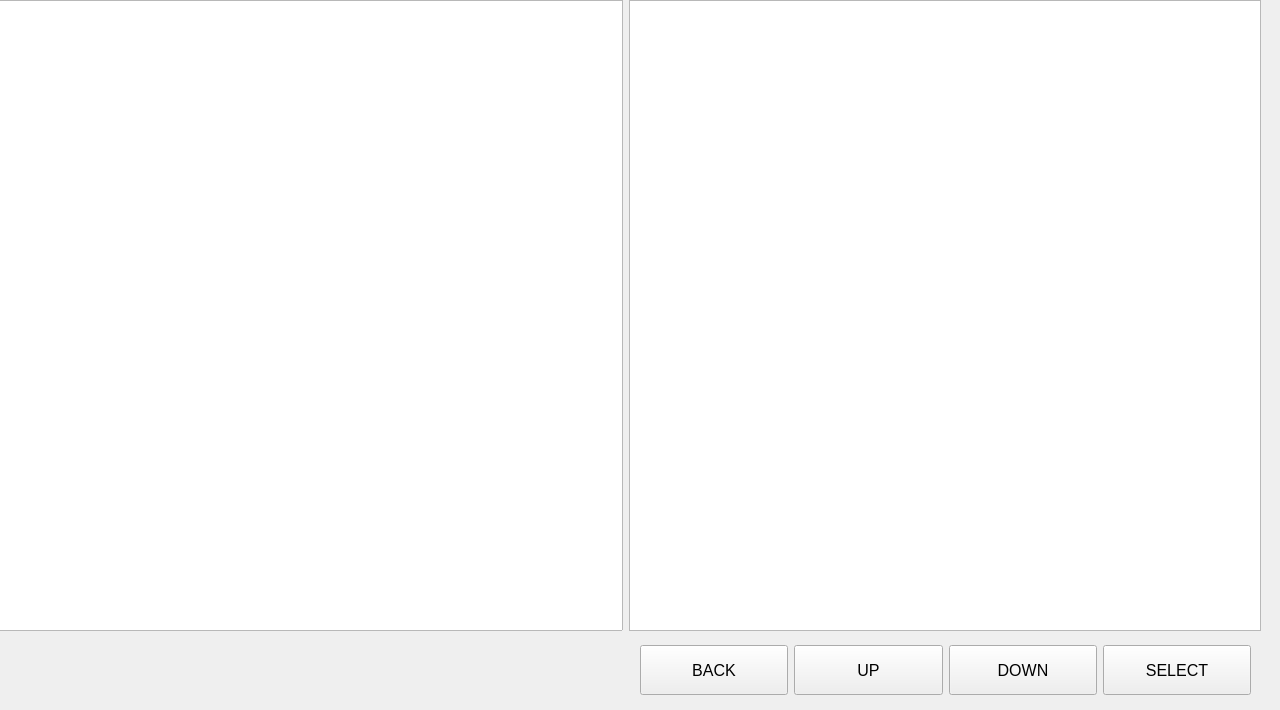
      <widget class="QWidget" name="tab_2">
       <attribute name="title">
        <string>EDIT</string>
       </attribute>
       <widget class="QWidget" name="horizontalLayoutWidget">
        <property name="geometry">
         <rect>
          <x>-10</x>
          <y>0</y>
          <width>1271</width>
          <height>631</height>
         </rect>
        </property>
        <layout class="QHBoxLayout" name="horizontalLayout">
         <item>
          <widget class="GcodeTextEdit" name="gcodetextedit">
           <property name="cursorWidth">
            <number>5</number>
           </property>
           <property name="syntaxHighlighting" stdset="0">
            <bool>true</bool>
           </property>
          </widget>
         </item>
         <item>
          <widget class="FileSystemTable" name="filesystemtable">
           <property name="font">
            <font>
             <family>DejaVu Sans</family>
             <pointsize>12</pointsize>
            </font>
           </property>
           <property name="lineWidth">
            <number>1</number>
           </property>
           <property name="fixedNameColumn" stdset="0">
            <bool>false</bool>
           </property>
           <property name="nameColumnsWidth" stdset="0">
            <number>0</number>
           </property>
           <attribute name="horizontalHeaderVisible">
            <bool>true</bool>
           </attribute>
           <attribute name="horizontalHeaderCascadingSectionResizes">
            <bool>false</bool>
           </attribute>
           <attribute name="horizontalHeaderMinimumSectionSize">
            <number>50</number>
           </attribute>
           <attribute name="horizontalHeaderDefaultSectionSize">
            <number>140</number>
           </attribute>
           <attribute name="horizontalHeaderShowSortIndicator" stdset="0">
            <bool>true</bool>
           </attribute>
           <attribute name="horizontalHeaderStretchLastSection">
            <bool>true</bool>
           </attribute>
           <attribute name="verticalHeaderVisible">
            <bool>false</bool>
           </attribute>
           <attribute name="verticalHeaderCascadingSectionResizes">
            <bool>false</bool>
           </attribute>
           <attribute name="verticalHeaderMinimumSectionSize">
            <number>30</number>
           </attribute>
           <attribute name="verticalHeaderDefaultSectionSize">
            <number>35</number>
           </attribute>
           <attribute name="verticalHeaderShowSortIndicator" stdset="0">
            <bool>false</bool>
           </attribute>
           <attribute name="verticalHeaderStretchLastSection">
            <bool>false</bool>
           </attribute>
          </widget>
         </item>
        </layout>
       </widget>
       <widget class="QWidget" name="horizontalLayoutWidget_2">
        <property name="geometry">
         <rect>
          <x>640</x>
          <y>640</y>
          <width>611</width>
          <height>61</height>
         </rect>
        </property>
        <layout class="QHBoxLayout" name="horizontalLayout_9">
         <item>
          <widget class="QPushButton" name="navParent">
           <property name="enabled">
            <bool>true</bool>
           </property>
           <property name="minimumSize">
            <size>
             <width>0</width>
             <height>50</height>
            </size>
           </property>
           <property name="font">
            <font>
             <pointsize>12</pointsize>
            </font>
           </property>
           <property name="text">
            <string>BACK</string>
           </property>
          </widget>
         </item>
         <item>
          <widget class="QPushButton" name="navUp">
           <property name="minimumSize">
            <size>
             <width>0</width>
             <height>50</height>
            </size>
           </property>
           <property name="font">
            <font>
             <pointsize>12</pointsize>
            </font>
           </property>
           <property name="text">
            <string>UP</string>
           </property>
          </widget>
         </item>
         <item>
          <widget class="QPushButton" name="navDown">
           <property name="minimumSize">
            <size>
             <width>0</width>
             <height>50</height>
            </size>
           </property>
           <property name="font">
            <font>
             <pointsize>12</pointsize>
            </font>
           </property>
           <property name="text">
            <string>DOWN</string>
           </property>
          </widget>
         </item>
         <item>
          <widget class="QPushButton" name="navSelect">
           <property name="minimumSize">
            <size>
             <width>0</width>
             <height>50</height>
            </size>
           </property>
           <property name="font">
            <font>
             <pointsize>12</pointsize>
            </font>
           </property>
           <property name="text">
            <string>SELECT</string>
           </property>
          </widget>
         </item>
        </layout>
       </widget>
      </widget>
